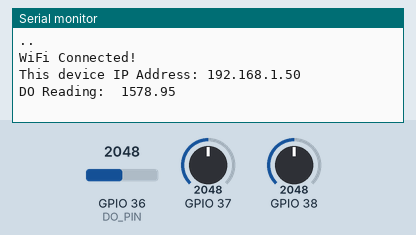
A sketch run on a simulated ESP32. Parts: the last lines printed to the serial monitor. Inputs (shaded band) come from the test bench; at power-on: GPIO 37 = 2048, GPIO 38 = 2048, GPIO 36 (DO_PIN) = 2048. WiFi joins after 1.5 s; servers stay silent unless stated.

Above: at 7.2 s.
7.3 s: GPIO 37 set to 2866
At 10.0 s:
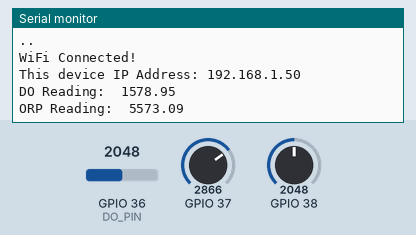
10.3 s: GPIO 38 set to 2866
At 12.2 s:
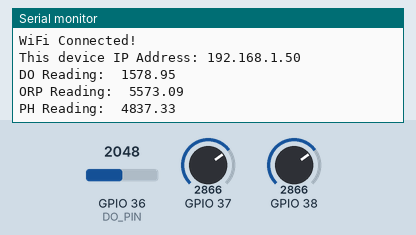

Measured:
- after the input at 7.3 s, the serial monitor: prints a new line after 1.8 s (image 1)
- after the input at 10.3 s, the serial monitor: prints a new line after 0.82 s (image 2)

The sketch:

water_treatment_monitor.ino
```cpp
// This code runs on an Arduino Uno R4 board
#include <Arduino.h>
#include <map>
#include <WiFi.h>
#include <WiFiUdp.h>
#include <ArduinoJson.h>

#include "config.h"

uint16_t samples[SAMPLE_SIZE];
float ph_adc_val;
float do_adc_val;
float orp_adc_val;

// sensor types:
std::map<String, int> SENSOR_TYPES = {
  {"ORP", 1},
  {"DO", 2},
  {"PH", 3},
};

WiFiUDP udp;

void setup()
{
  Serial.begin(9600);
  delay(1000);

  // wifi connection
  WiFi.begin(SSID, PASSWORD);
  while (WiFi.status() != WL_CONNECTED) {
      delay(1000);
      Serial.print(".");
  }
  Serial.println("\nWiFi Connected!");
  delay(3000);
  Serial.print("This device IP Address: ");
  Serial.println(WiFi.localIP());

  udp.begin(0);
}

String makeDataUdp(float reading, String sensor_type) {
  StaticJsonDocument<128> doc;
  if (SENSOR_TYPES.find(sensor_type) == SENSOR_TYPES.end()) {
    Serial.println("Invalid sensor type.");
    doc["sensor"] = 0;
    doc["reading"] = 0;
    doc["error"] = "Uno: Invalid sensor type";
  } else {
    doc["sensor"] = SENSOR_TYPES[sensor_type];
    doc["reading"] = reading;
    doc["error"] = "";
  }
  String ret;
  serializeJson(doc, ret);
  return ret;
}

float aveArray(uint16_t* array, size_t size) {
  if (size <= 5) {
    Serial.println("Array size too small, must be greater than 5");
    return 0.0;
  }
  // filter out min and max and then get average
  uint16_t min, max, sum;
  if (array[0] > array[1]) {
    min = array[1];
    max = array[0];
  } else {
    max = array[1];
    min = array[0];
  }
  sum = array[0] + array[1];
  for (int i = 2; i < size; i++) {
    if (array[i] > max) {
      max = array[i];
    } else if (array[i] < min) {
      min = array[i];
    }
    sum += array[i];
  }
  float ave = float(sum - min - max) / (size - 2);
  return ave;
}

void getSamples(int pin) {
  unsigned long sampling_time = millis();
  int i = 0;
  while (i < SAMPLE_SIZE) {
    if (millis() - sampling_time > SAMPLE_INTERVAL) {
      samples[i] = analogRead(pin);
      i++;
      sampling_time = millis();
    }
  }
}

void loop() {
  String payload;
  // At fixed intervals, read from each sensor and send continuously
  // DO sensor reading
  getSamples(DO_PIN);
  do_adc_val = uint32_t(VREF) * aveArray(samples, SAMPLE_SIZE) / ADC_RES;
  Serial.println("DO Reading:\t" + String(do_adc_val) + "\t");
  // send data to pi for processing
  payload = makeDataUdp(do_adc_val, "DO");
  udp.beginPacket(SERVER_IP, UDP_PORT);
  udp.print(payload);
  udp.endPacket();
  delay(1000);

  // ORP sensor reading
  getSamples(ORP_PIN);
  orp_adc_val = uint32_t(VREF) * aveArray(samples, SAMPLE_SIZE) / ADC_RES;
  Serial.println("ORP Reading:\t" + String(orp_adc_val) + "\t");
  // send data to pi for processing
  payload = makeDataUdp(orp_adc_val, "ORP");
  udp.beginPacket(SERVER_IP, UDP_PORT);
  udp.print(payload);
  udp.endPacket();
  delay(1000);

  // PH sensor reading
  getSamples(PH_PIN);
  ph_adc_val = uint32_t(VREF) * aveArray(samples, SAMPLE_SIZE) / ADC_RES;
  Serial.println("PH Reading:\t" + String(ph_adc_val) + "\t");
  // send data to pi for processing
  payload = makeDataUdp(ph_adc_val, "PH");
  udp.beginPacket(SERVER_IP, UDP_PORT);
  udp.print(payload);
  udp.endPacket();

  delay(5000);
}
```

config_template.h
```cpp
#ifndef CONFIG_H
#define CONFIG_H

#define DO_PIN A0
#define ORP_PIN A1
#define PH_PIN A2
#define PH_LED_PIN A3

// reference volage (5V for Uno)
#define VREF 5000
// adc resolution (Uno is by default 10-bit 1024)
#define ADC_RES 1024

#define SSID "ssid"
#define PASSWORD "pswd"
#define SERVER_IP "1.2.3.4"
#define UDP_PORT 5005

#define SAMPLE_SIZE 40
#define SAMPLE_INTERVAL 25

#endif // CONFIG_H
```
